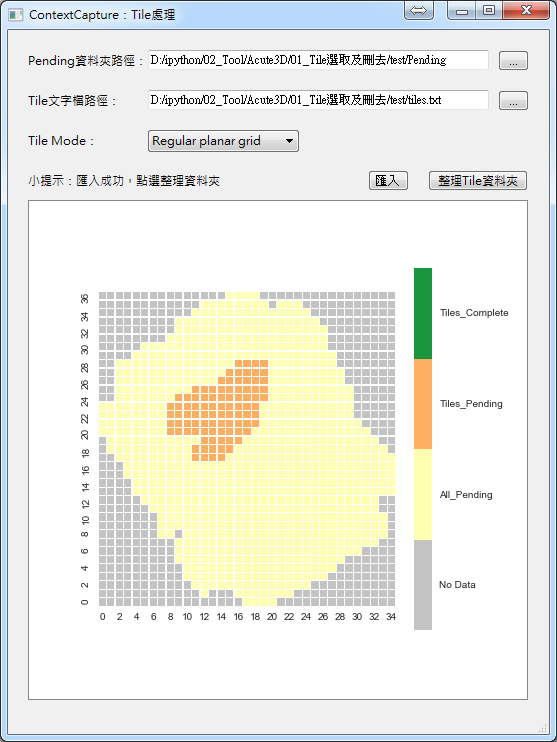

The Python source for this figure:
import glob
import os
import re
import numpy as np
import matplotlib.pyplot as plt
from matplotlib.colors import ListedColormap
from shutil import move
import seaborn as sns
import sys
from TileSelect_frame import Ui_MainWindow
from PyQt5.QtWidgets import QMainWindow, QApplication, QFileDialog, QGraphicsScene
from PyQt5.QtGui import QIcon
from matplotlib.backends.backend_qt5agg import FigureCanvasQTAgg as FigureCanvas

#展圖
def tile_plt(tiles_exist):
    tile1_max,tile2_max = np.array(list(tiles_exist.keys())).max(axis = 0)
    tile1_min,tile2_min = np.array(list(tiles_exist.keys())).min(axis = 0)
    tile_mat = np.zeros(shape=(tile1_max+1,tile2_max+1))
    for key,value in tiles_exist.items():
        tile_mat[key] = value
    
    sns.set(style="white",font_scale=1)
    cmap = sns.color_palette(['#C3C3C3','#ffffb2','#fdae61','#1a9641'])
    fig, ax = plt.subplots(figsize=(9,4))
    
    ax = sns.heatmap(tile_mat[tile1_min:,tile2_min:], ax=ax, 
                     cmap=ListedColormap(cmap), 
                     vmax=3,
                     square=True, linewidths=.1,cbar=True)
    ax.invert_yaxis()
    colorbar = ax.collections[0].colorbar
    colorbar.set_ticks(np.arange(0+3/8,3+3/8,3/4))
    colorbar.set_ticklabels(['No Data', 'All_Pending', 'Tiles_Pending', 'Tiles_Complete'])
    figure = plt.gcf()
    return figure

#比對Tile狀態
def tile_compare(pending_dir, tile_txt, mode = 0):
    filename = glob.glob(pending_dir+'\*.xml')
    tiles_line = open(tile_txt).readlines()
    tiles_exist = {}
    tiles_to_file = {}
    
    for i in filename:
        match = tile_match(i,mode)
        tiles_to_file[match] = i
        tiles_exist[match] = 1
    
    for i in tiles_line:
        i = i.replace('\n','')
        match = tile_match(i,mode)
        if match in tiles_exist:
            tiles_exist[match] = 2
        else:
            tiles_exist[match] = 3
    return tiles_exist,tiles_to_file

#匹配Tile編號
def tile_match(filename,mode):
    if mode == 0:
        pat_Tile = re.compile(r'Tile_\+(\d+)_\+(\d+)')
        Tilename = re.search(pat_Tile,filename)
        return tuple(map(int,Tilename.groups()))
    elif mode == 1:
        pat_Tile = re.compile(r'Tile_(\d+)')
        Tilename = re.search(pat_Tile,filename)
        return Tilename.group()

#移動不需要的Tile
def move_tile(path,tiles_exist,tiles_to_file):
    path_temp = os.path.join(path,'temp')
    path_pending = os.path.join(path,'pending')
    if not os.path.exists(path_temp):
        os.makedirs(path_temp)
    if not os.path.exists(path_pending):
        os.makedirs(path_pending)
    for key,value in tiles_exist.items():
        if value == 1:
            move(tiles_to_file[key],path_temp)
        elif value == 2:
            move(tiles_to_file[key],path_pending)

class MainWindow(QMainWindow, Ui_MainWindow):
    def __init__(self, parent=None):
        super(MainWindow, self).__init__(parent)
        self.setupUi(self)
        self.setWindowIcon(QIcon('RW.ico'))
        
        self.dname = None
        self.fname = None
        self.tilemode = 0
        self.tiles_exist = None
        self.tiles_to_file = None
        self.status = 0
        
        self.toolButton_PendingPath.clicked.connect(self.showDir)
        self.toolButton_TilePath.clicked.connect(self.showFile)
        self.comboBox_TileMode.currentIndexChanged.connect(self.comboBox)
        self.pushButton_Import.clicked.connect(self.tileimport)
        self.pushButton_TileMove.clicked.connect(self.movetile)
        self.lineEdit_PendingPath.textChanged.connect(self.linecheck)
        self.lineEdit_TilePath.textChanged.connect(self.linecheck)

    def showDir(self):
        self.dname= QFileDialog.getExistingDirectory(self, '開啟Pending資料夾',"",QFileDialog.ShowDirsOnly)
        if self.dname:
            self.lineEdit_PendingPath.setText(self.dname)
        self.hint()

    def showFile(self):
        self.fname, _ = QFileDialog.getOpenFileNames(self,"開啟tile文字檔", "","TXT Files (*.txt)")
        if self.fname:
            self.lineEdit_TilePath.setText(self.fname[0])
        self.hint()
            
    def comboBox(self):
        tile_mode = {'Regular planar grid':0,'Adaptive tiling':1}
        self.tilemode = tile_mode[self.comboBox_TileMode.currentText()]
        self.hint()
        
    def tileimport(self):
        try:
            self.dname = self.lineEdit_PendingPath.text()
            self.fname = self.lineEdit_TilePath.text()
            self.tiles_exist,self.tiles_to_file = tile_compare(self.dname,self.fname,self.tilemode)
            self.status = 1
            if self.tilemode == 0:
                self.draw = FigureCanvas(tile_plt(self.tiles_exist))
                graphicscene = QGraphicsScene()
                graphicscene.addWidget(self.draw)
                self.graphicsView.setScene(graphicscene)
                self.graphicsView.show()
            self.hint()
        except:
            self.label.setText('匯入檔案發生錯誤!')
            
        
        
    def movetile(self):
        try:
            move_tile(self.dname,self.tiles_exist,self.tiles_to_file)
            self.status = 2
            self.hint()
        except:
            self.label.setText('整理檔案發生錯誤!')
        
    
    def hint(self):
        if os.path.isdir(self.dname) == False and self.status == 0:
            self.label.setText('小提示：匯入資料夾路徑')
        elif os.path.isfile(self.fname) == False and self.status == 0:
            self.label.setText('小提示：匯入tile路徑')
        elif self.status == 1:
            self.label.setText('小提示：匯入成功，點選整理資料夾')
        elif self.status == 2:
            self.label.setText('小提示：整理完成')
        else:
            self.label.setText('小提示：檢查資料是否正確')
            
    def linecheck(self):
        self.dname = self.lineEdit_PendingPath.text()
        self.fname = self.lineEdit_TilePath.text()
        self.status = 0
        self.hint()

if __name__ == "__main__":
    app = QApplication(sys.argv)
    window = MainWindow()
    window.show()
    sys.exit(app.exec_())
